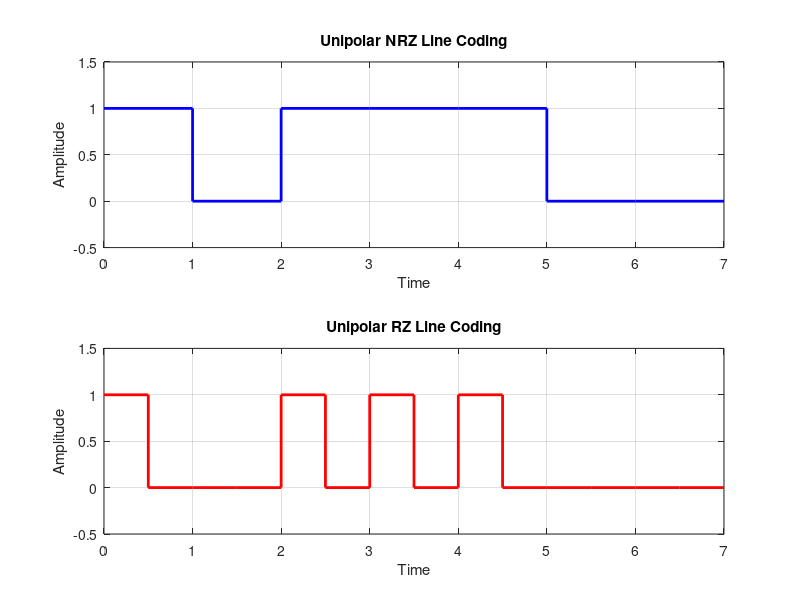

Recreate this plot in MATLAB.
function unipolar_linecoding()

clc; clear; close all;

X = [1 0 1 1 1 0 0];
Tb = 1;                    % Bit duration
n = length(X);

% Create time axis (one sample per bit)
t = 0:Tb:n*Tb;

% ======================
% UNIPOLAR NRZ
% ======================
nrz = [X X(end)];          % Extend last value for stairs

figure;

subplot(2,1,1)
stairs(t, nrz, 'b', 'LineWidth', 2)
axis([0 n  -0.5 1.5])
grid on
title('Unipolar NRZ Line Coding')
xlabel('Time')
ylabel('Amplitude')

% ======================
% UNIPOLAR RZ
% ======================
t_rz = [];
rz = [];

for i = 1:n
    % First half of bit
    t_rz = [t_rz (i-1) (i-0.5)];
    rz   = [rz X(i) 0];

    % Second half
    t_rz = [t_rz (i-0.5) i];
    rz   = [rz 0 0];
end

subplot(2,1,2)
stairs(t_rz, rz, 'r', 'LineWidth', 2)
axis([0 n  -0.5 1.5])
grid on
title('Unipolar RZ Line Coding')
xlabel('Time')
ylabel('Amplitude')

end
